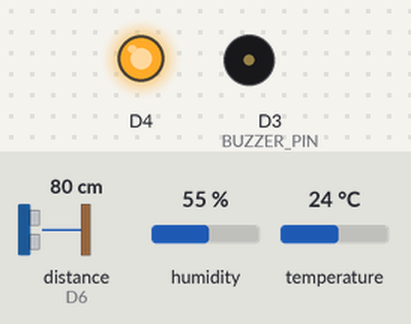
Bench run of a sketch on a simulated ESP8266 (NodeMCU). Shown: output pins drawn as LEDs (lit = HIGH, except the on-board LED, lit = LOW), buzzer (waves = sounding, pin HIGH). Inputs (shaded band) come from the test bench; at power-on: distance to the obstacle (sensor on D6) 80 cm, humidity 55 %, temperature 24 °C. The echo pulse lasts 58.3 µs per cm; what the sketch prints to the serial monitor is not drawn.

Above: at 1.1 s.
At 5.8 s:
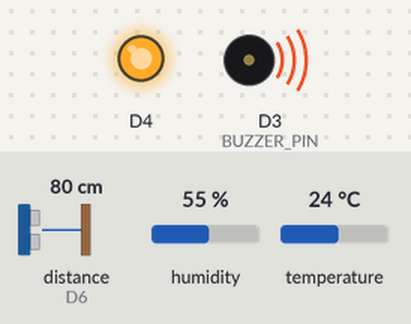
Timing chart, 0 to 7.2 s (numbered marks = the images above):
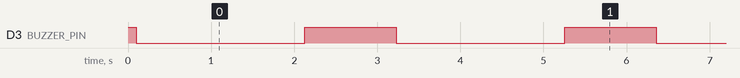

Measured:
- by itself, D3 (BUZZER_PIN): repeats every 3.1 s: LOW 2.0 s, HIGH 1.1 s

The sketch:

KeepMeSafe.ino
```cpp
#include "DHT.h"
#include <NewPing.h>

#define DHTPIN 4
#define DHTTYPE DHT11 //using DHT11 sensor
#define TRIGGER D7
#define ECHO    D6
#define BUZZER_PIN D3

int maxDist = 400; //set maximum scan distance to 100cm
int echoTime; //echo time
float distance; //distance(cm)

NewPing sonar(TRIGGER, ECHO,maxDist);
DHT dht(DHTPIN, DHTTYPE);

// NodeMCU Pin D1 > TRIGGER | Pin D2 > ECHO

void setup() {
  Serial.begin (115200);

  dht.begin();//intialising sensor library

  pinMode(TRIGGER, OUTPUT);
  pinMode(ECHO, INPUT);
  pinMode(BUILTIN_LED, OUTPUT);
  pinMode(BUZZER_PIN, OUTPUT);
}

void loop() {
  digitalWrite(BUZZER_PIN, HIGH);
  delay(100);
  digitalWrite(BUZZER_PIN, LOW);
  delay(2000);

  echoTime = sonar.ping(); //echo time (μs)

  float humidity = dht.readHumidity();
  // Read temperature as Celsius (the default)
  float temperature = dht.readTemperature();

  // Check if any reads failed and exit early (to try again).
  if (isnan(humidity) || isnan(temperature) ) {
    Serial.println(F("Failed to read from DHT sensor!"));
    return;
  }

  float vsound = 331.3 + (0.606*temperature)+(0.0124*humidity);
  distance = (echoTime/2.0)*vsound/10000; //distance between sensor and target

  Serial.print("\techo time: ");
  Serial.print(echoTime);
  Serial.print(" microsecs\t");
  Serial.print("distance: ");
  Serial.print(distance,2);
  Serial.print(" cm");


  if (distance<100 && distance >= 0){
    digitalWrite(BUZZER_PIN, HIGH);
  }
  else if (distance > 100){
    digitalWrite(BUZZER_PIN, LOW);
  }

  delay(1000);
}
```
